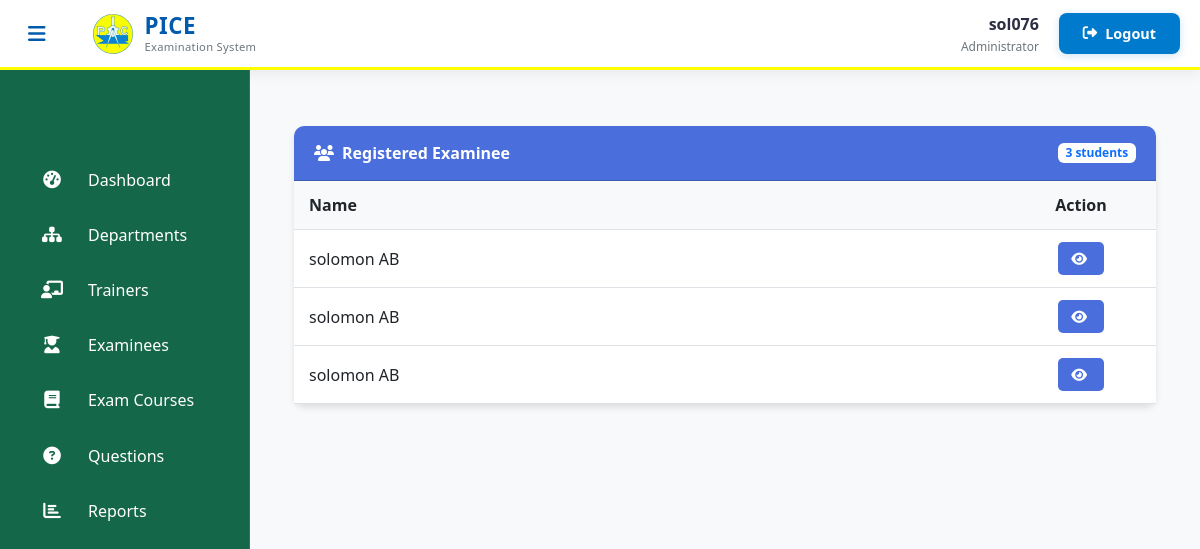
/admin-view-student-marks (signed in), run on the app's committed database.
### student/models.py (models this page shows, shortened)
class Student(models.Model):
    user=models.OneToOneField(User,on_delete=models.CASCADE)
    address = models.CharField(max_length=40)
    mobile = models.CharField(max_length=20,null=False)
    organization = models.CharField(max_length=200, null=False)
    course = models.ForeignKey(
        'exam.Course',
        on_delete=models.SET_NULL,
        null=True
    )
    department = models.ForeignKey(
        'exam.Department',  # Reference to your Department model
        on_delete=models.SET_NULL,
        null=True,
        blank=True,
        related_name='students'
    )
    @property
    def get_name(self):
        return self.user.first_name+" "+self.user.last_name

### exam/views.py (the view)
# urls.py: path('admin-view-student-marks', views.admin_view_student_marks_view,name='admin-view-student-marks'),
@login_required(login_url='adminlogin')
def admin_view_student_marks_view(request):
    students= SMODEL.Student.objects.all()
    return render(request,'exam/admin_view_student_marks.html',{'students':students})

### templates/exam/admin_view_student_marks.html (shortened to what this page needs)
{% extends 'exam/adminbase.html' %}
{% block content %}
{%load static%}
<head>
  <link href="https://cdn.jsdelivr.net/npm/bootstrap@5.3.0/dist/css/bootstrap.min.css" rel="stylesheet">
  <link rel="stylesheet" href="https://cdnjs.cloudflare.com/ajax/libs/font-awesome/6.4.0/css/all.min.css">
</head>
<div class="container py-4">
  <div class="card">
    <div class="card-header d-flex justify-content-between align-items-center">
      <span><i class="fas fa-users me-2"></i>Registered Examinee</span>
      <span class="badge bg-white text-primary">{{ students|length }} students</span>
    </div>
    <div class="card-body p-0">
      {% if students %}
      <div class="table-responsive">
        <table class="table table-hover">
          <thead>
            <tr>
              <th>Name</th>
              <th class="text-center">Action</th>
            </tr>
          </thead>
          <tbody>
            {% for t in students %}
            <tr>
              <td>{{ t.get_name }}</td>
              <td class="text-center action-cell">
                <a class="btn btn-view" href="{% url 'admin-view-marks' t.id %}">
                  <i class="fas fa-eye me-1"></i>
                </a>
              </td>
            </tr>
            {% endfor %}
          </tbody>
        </table>
      </div>
      {% else %}
      <div class="empty-state">
        <i class="fas fa-user-graduate"></i>
        <h5>No Students Registered</h5>
        <p>There are currently no students registered in the system.</p>
      </div>
      {% endif %}
    </div>
  </div>
</div>
{% endblock content %}

### templates/exam/adminbase.html (shortened to what this page needs)
<!DOCTYPE html>
{% load static %}
<html lang="en" dir="ltr">
<head>
  <link href="https://cdn.jsdelivr.net/npm/bootstrap@5.3.0/dist/css/bootstrap.min.css" rel="stylesheet">
  <link rel="stylesheet" href="https://cdnjs.cloudflare.com/ajax/libs/font-awesome/6.4.0/css/all.min.css">
</head>
<body>
  <header class="admin-header">
    <div class="header-container">
      <div class="header-left">
        <button class="sidebar-toggle" id="sidebarToggle">
          <i class="fas fa-bars"></i>
        </button>
        <div class="brand-logo">
          <img src="/static/image/logo.jpg" alt="PICE Logo" class="header-logo">
          <div class="logo-text">
            <span class="logo-main">PICE</span>
            <span class="logo-sub">Examination System</span>
          </div>
        </div>
      </div>
      <div class="header-right">
        <div class="user-profile">
          <span class="username">{{user.username}}</span>
          <div class="user-role">Administrator</div>
        </div>
        <a href="/logout" class="logout-btn">
          <i class="fas fa-sign-out-alt"></i>
          <span class="logout-text">Logout</span>
        </a>
      </div>
    </div>
  </header>
  <aside class="admin-sidebar">
    <nav class="sidebar-menu">
      <div class="menu-container">
        <a href="/admin-dashboard" class="menu-item">
          <div class="menu-icon"><i class="fas fa-tachometer-alt"></i></div>
          <span class="menu-text">Dashboard</span>
        </a>
        <a href="/admin-department" class="menu-item">
          <div class="menu-icon"><i class="fas fa-sitemap"></i></div>
          <span class="menu-text">Departments</span>
        </a>
        <a href="/admin-teacher" class="menu-item">
          <div class="menu-icon"><i class="fas fa-chalkboard-teacher"></i></div>
          <span class="menu-text">Trainers</span>
        </a>
        <a href="/admin-student" class="menu-item">
          <div class="menu-icon"><i class="fas fa-user-graduate"></i></div>
          <span class="menu-text">Examinees</span>
        </a>
        <a href="/admin-course" class="menu-item">
          <div class="menu-icon"><i class="fas fa-book"></i></div>
          <span class="menu-text">Exam Courses</span>
        </a>
        <a href="/admin-question" class="menu-item">
          <div class="menu-icon"><i class="fas fa-question-circle"></i></div>
          <span class="menu-text">Questions</span>
        </a>
        <a href="/admin-report" class="menu-item">
          <div class="menu-icon"><i class="fas fa-chart-bar"></i></div>
          <span class="menu-text">Reports</span>
        </a>
      </div>
    </nav>
  </aside>
  <main class="admin-content">
    {% block content %}{% endblock content %}
  </main>
</body>
</html>

### templates/exam/adminbase.html (style rules this page uses)
:root { --yellow-primary: #FFFF00; --blue-primary: #007ACC; --blue-dark: #005BAC; --sidebar-color: #156749; --content-bg: #FFFFFF; --card-bg: #F8F9FA; --text-light: #FFFFFF; --text-dark: #2B2D42; --text-muted: #6C757D; --border-radius: 8px; --transition: all 0.3s cubic-bezier(0.25, 0.8, 0.25, 1); }
body { font-family: 'Segoe UI', system-ui, -apple-system, sans-serif; background-color: var(--content-bg); color: var(--text-dark); overflow-x: hidden; }
.admin-header { background: #FFFFFF; height: 70px; position: fixed; top: 0; left: 0; right: 0; z-index: 1000; box-shadow: 0 2px 15px rgba(0, 0, 0, 0.08); border-bottom: 3px solid #FFFF00; display: flex; align-items: center; padding: 0 20px; }
.header-container { width: 100%; display: flex; justify-content: space-between; align-items: center; }
.header-left { display: flex; align-items: center; gap: 15px; }
.header-right { display: flex; align-items: center; gap: 20px; }
.sidebar-toggle { background: none; border: none; color: #005BAC; font-size: 1.25rem; cursor: pointer; padding: 8px; border-radius: 4px; transition: all 0.3s ease; }
.brand-logo { display: flex; align-items: center; gap: 12px; }
.header-logo { height: 40px; width: 40px; object-fit: contain; border-radius: 4px; }
.logo-text { display: flex; flex-direction: column; line-height: 1.2; }
.logo-main { font-weight: 700; font-size: 1.4rem; color: #005BAC; letter-spacing: 0.5px; }
.logo-sub { font-size: 0.7rem; color: #6C757D; font-weight: 500; letter-spacing: 0.3px; }
.user-profile { text-align: right; }
.username { font-weight: 600; color: #2B2D42; display: block; }
.user-role { font-size: 0.75rem; color: #6C757D; margin-top: 2px; }
.logout-btn { background: #007ACC; color: white; border: none; padding: 8px 16px; border-radius: 4px; font-weight: 500; font-size: 0.9rem; text-decoration: none; display: flex; align-items: center; gap: 8px; transition: all 0.3s ease; }
.logout-text { display: inline-block; }
.admin-sidebar { width: 250px; height: 100vh; position: fixed; top: 70px; left: 0; background: var(--sidebar-color); color: var(--text-light); transition: var(--transition); z-index: 1020; overflow-y: auto; border-right: 1px solid rgba(255, 255, 255, 0.1); padding-top: 4rem; }
.sidebar-menu { padding: 1rem 0; }
.menu-item { display: flex; align-items: center; padding: 0.85rem 1.5rem; color: var(--text-light); text-decoration: none; transition: var(--transition); margin: 0.25rem 1rem; border-radius: var(--border-radius); font-weight: 500; transition: background 0.3s ease, transform 0.2s ease; gap: 0.75rem; }
.menu-item i { width: 24px; text-align: center; margin-right: 0.75rem; font-size: 1.1rem; }
.admin-content { margin-left: 250px; margin-top: 70px; padding: 2rem; min-height: calc(100vh - 70px); transition: var(--transition); background-color: var(--card-bg); }
.logout-btn { background: var(--blue-primary); color: white; border: none; padding: 0.6rem 1.5rem; border-radius: var(--border-radius); font-weight: 600; transition: var(--transition); display: flex; align-items: center; gap: 0.5rem; box-shadow: 0 2px 8px rgba(0, 122, 204, 0.2); }
.sidebar-toggle { background: none; border: none; color: var(--blue-dark); font-size: 1.25rem; cursor: pointer; margin-right: 1.5rem; transition: var(--transition); }

### templates/exam/admin_view_student_marks.html (style rules this page uses)
.card { border-radius: 10px; box-shadow: 0 4px 6px rgba(0, 0, 0, 0.1); margin-bottom: 30px; border: none; }
.card-header { background-color: #4a6fdc; color: white; border-radius: 10px 10px 0 0 !important; padding: 15px 20px; font-weight: 600; }
.table { margin-bottom: 0; }
.table th { background-color: #f8f9fa; font-weight: 600; border-top: none; }
.table td, .table th { vertical-align: middle; padding: 12px 15px; }
.btn-view { background-color: #4a6fdc; color: white; border-radius: 5px; padding: 5px 12px; font-size: 14px; transition: all 0.3s; }
.action-cell { width: 150px; }

### data on the page
Student: get_name "solomon AB"
Student: get_name "solomon AB"
Student: get_name "solomon AB"

### other printed values
{{ user.username }} "sol076"
{{ students|length }} "3"
